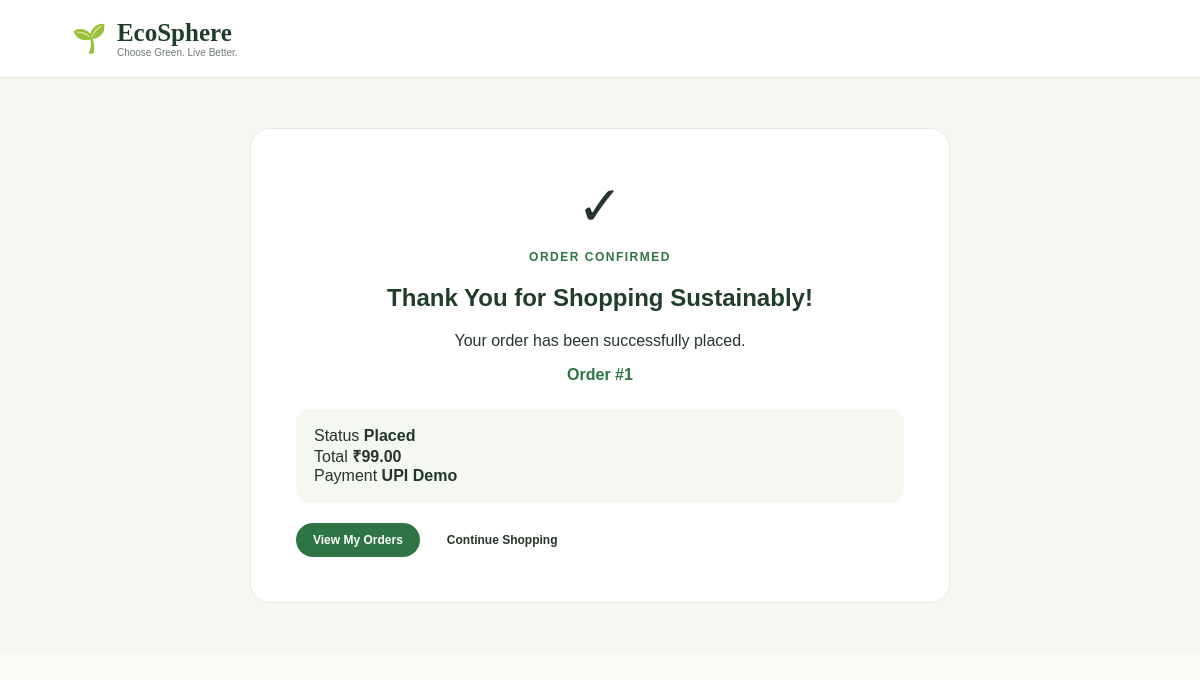
The app's page /order_success/1 (signed in) with its own data.
### tables this page shows
CREATE TABLE orders (
            id INTEGER PRIMARY KEY AUTOINCREMENT,
            user_id INTEGER NOT NULL,
            customer_name TEXT NOT NULL,
            address TEXT NOT NULL,
            city TEXT NOT NULL,
            pincode TEXT NOT NULL,
            payment_method TEXT NOT NULL,
            total_amount REAL NOT NULL,
            status TEXT NOT NULL DEFAULT 'Placed',
            order_date TIMESTAMP DEFAULT CURRENT_TIMESTAMP, customer_email TEXT,
            FOREIGN KEY (user_id) REFERENCES users(id)
        );

### app.py (the view)
@app.route("/order_success/<int:order_id>")
def order_success(order_id):
    if "user_id" not in session:
        return redirect(url_for("login"))
    conn = get_db_connection()
    order = conn.execute("""
        SELECT *
        FROM orders
        WHERE id = ?
        AND user_id = ?
    """, (
        order_id,
        session["user_id"]
    )).fetchone()
    conn.close()
    if order is None:
        return redirect(url_for("orders"))
    return render_template(
        "order_success.html",
        order=order
    )

### app.py (called while the page is built)
def get_db_connection():
    conn = sqlite3.connect(DATABASE)
    conn.row_factory = sqlite3.Row
    return conn

### templates/order_success.html (shortened to what this page needs)
<!DOCTYPE html>
<html lang="en">
<head>
    <link rel="stylesheet"
          href="{{ url_for('static', filename='css/style.css') }}">
</head>
<body>
<nav class="navbar">
    <div class="brand">
        <span class="brand-leaf">🌱</span>
        <div>
            <div class="brand-name">EcoSphere</div>
            <div class="brand-tagline">
                Choose Green. Live Better.
            </div>
        </div>
    </div>
</nav>
<section class="success-page">
    <div class="success-card">
        <div class="success-icon">
            ✓
        </div>
        <p class="section-label">
            ORDER CONFIRMED
        </p>
        <h1>
            Thank You for Shopping Sustainably!
        </h1>
        <p class="success-message">
            Your order has been successfully placed.
        </p>
        <div class="order-number">
            Order #{{ order['id'] }}
        </div>
        <div class="success-details">
            <div>
                <span>Status</span>
                <strong>
                    {{ order['status'] }}
                </strong>
            </div>
            <div>
                <span>Total</span>
                <strong>
                    ₹{{ "%.2f"|format(order['total_amount']) }}
                </strong>
            </div>
            <div>
                <span>Payment</span>
                <strong>
                    {{ order['payment_method'] }}
                </strong>
            </div>
        </div>
        <div class="success-actions">
            <a
                href="{{ url_for('orders') }}"
                class="success-primary-btn"
            >
                View My Orders
            </a>
            <a
                href="{{ url_for('products') }}"
                class="success-secondary-btn"
            >
                Continue Shopping
            </a>
        </div>
    </div>
</section>
</body>
</html>

### static/css/style.css (style rules this page uses)
:root { --dark-green: #203d2b; --green: #2f7544; --light-green: #edf5e9; --soft-green: #f5f8f1; --cream: #fbfaf4; --text: #26352a; --muted: #6f7a71; --white: #ffffff; --border: #e4ebe1; --danger: #a44b4b; }
* { box-sizing: border-box; }
html { scroll-behavior: smooth; }
body { margin: 0; background: var(--cream); color: var(--text); font-family: "DM Sans", Arial, sans-serif; }
a { color: inherit; }
.navbar { min-height: 78px; padding: 14px 6%; display: flex; align-items: center; justify-content: space-between; gap: 25px; background: var(--white); border-bottom: 1px solid var(--border); position: sticky; top: 0; z-index: 20; }
.brand { display: flex; align-items: center; gap: 10px; }
.brand-leaf { font-size: 28px; }
.brand-name { color: var(--dark-green); font-family: "Playfair Display", Georgia, serif; font-size: 25px; font-weight: 700; }
.brand-tagline { color: var(--muted); font-size: 10px; }
.cart-page, .checkout-page, .orders-page, .success-page, .seller-page { min-height: 70vh; padding: 50px 6%; background: var(--soft-green); }
.cart-actions, .success-actions { display: flex; gap: 10px; flex-wrap: wrap; margin-top: 20px; }
.cart-actions a, .success-actions a { text-decoration: none; padding: 10px 17px; border-radius: 20px; font-size: 12px; font-weight: 700; }
.checkout-btn, .success-primary-btn { background: var(--green); color: white; }
.success-card { max-width: 700px; margin: auto; padding: 45px; text-align: center; background: white; border: 1px solid var(--border); border-radius: 20px; }
.success-icon { font-size: 55px; }
.success-card h1 { color: var(--dark-green); }
.order-number { color: var(--green); font-weight: 800; }
.success-details { margin-top: 25px; padding: 18px; text-align: left; background: var(--soft-green); border-radius: 14px; }
.section-label { color: var(--green); font-size: 12px; font-weight: 800; letter-spacing: 1.5px; margin-bottom: 10px; }

### records on screen
orders: id "1", status "Placed", total_amount "99.00", payment_method "UPI Demo"
